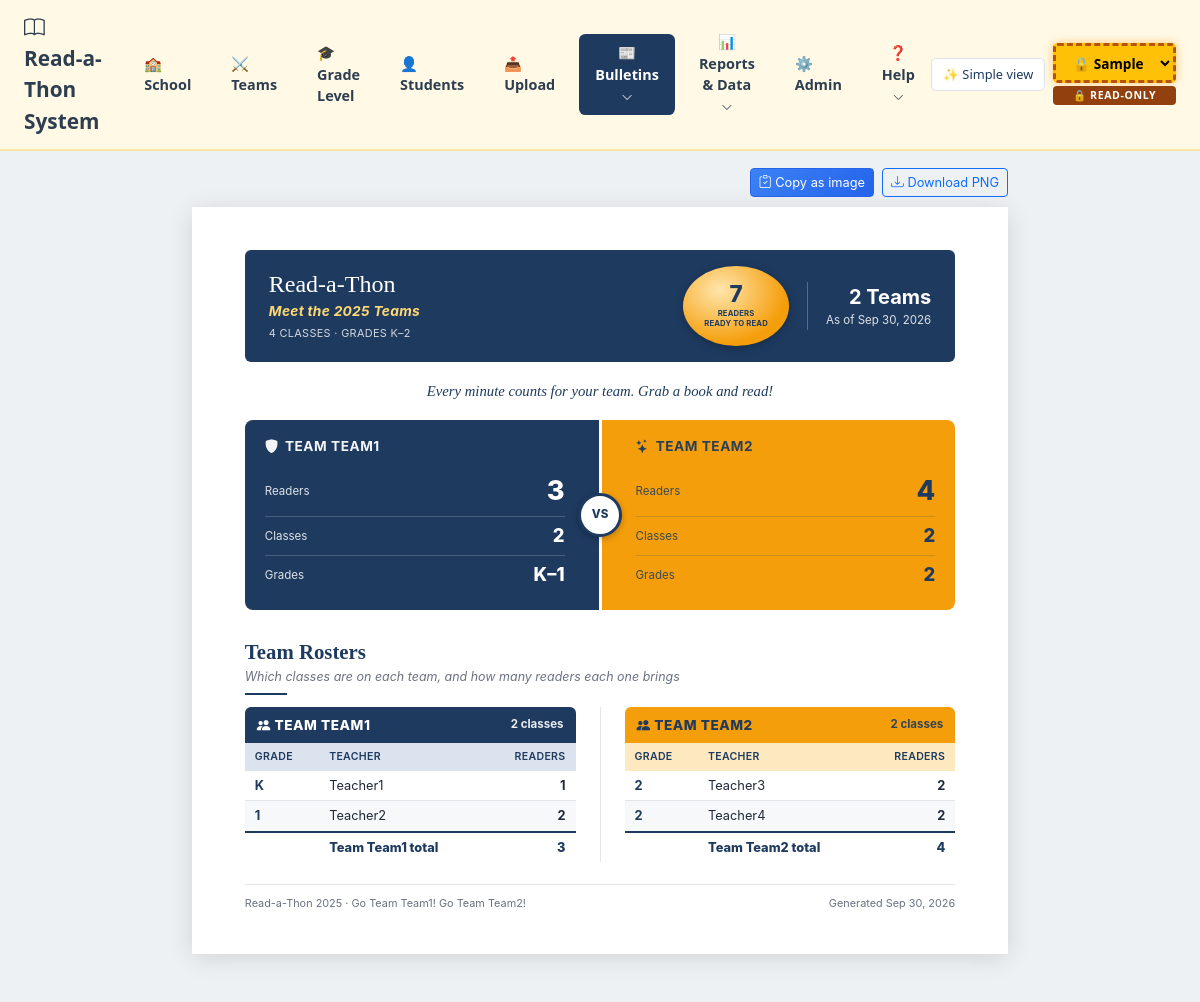
The app's page /scoreboards/teams with its own data.
### tables this page shows
CREATE TABLE Roster (
                student_name TEXT PRIMARY KEY,
                class_name TEXT NOT NULL,
                home_room TEXT NOT NULL,
                teacher_name TEXT NOT NULL,
                grade_level TEXT NOT NULL,
                team_name TEXT NOT NULL
            );

### app.py (the view)
@app.route('/scoreboards/teams')
def meet_the_teams():
    _, reports, _, _, masthead = bulletin_context()
    return render_template('meet_the_teams.html', environment=get_current_db_label(),
                           masthead=masthead, board=scoreboards.build_meet_the_teams(reports))

### app.py (called while the page is built)
def get_database(db_id: int):
    if db_id not in database_cache:
        db_info = registry.get_database(db_id)
        if not db_info:
            raise ValueError(f"Database ID {db_id} not found in registry")
        db_path = f"db/{db_info['db_filename']}"
        database_cache[db_id] = ReadathonDB(db_path)
    return database_cache[db_id]

def current_db_id():
    db_id = session.get('active_database_id')
    if db_id is not None and registry.get_database(db_id):
        return db_id
    session.pop('active_database_id', None)
    return DEFAULT_DATABASE_ID

def get_current_db():
    return get_database(current_db_id())

def get_current_reports():
    return ReportGenerator(get_current_db())

def is_sample_db_info(db_info):
    return 'sample' in db_info['display_name'].lower() or 'sample' in db_info['db_filename'].lower()

def get_current_db_label():
    db_info = registry.get_database(current_db_id())
    return db_info['display_name'] if db_info else 'unknown'

def get_editable_database():
    db_id = registry.get_editable_database_id()
    return registry.get_database(db_id) if db_id else None

def current_db_is_editable():
    return registry.get_editable_database_id() == current_db_id()

@app.context_processor
def inject_database_info():
    db_info = registry.get_database(current_db_id())
    return {
        'current_database': db_info,
        'is_sample_database': bool(db_info) and is_sample_db_info(db_info),
        'is_read_only_database': not current_db_is_editable(),
        'editable_database': get_editable_database(),
        'simple_view': VIEW_MODE == 'simple'
    }

def int_arg(name, default=None):
    value = request.args.get(name, '')
    return int(value) if value.isdigit() and int(value) > 0 else default

def bulletin_context():
    db_info = registry.get_database(current_db_id())
    reports = get_current_reports()
    settings = registry.get_settings()
    calendar = scoreboards.contest_calendar(reports.db, int_arg('day'), int(settings['contest_days']))
    year = scoreboards.event_year(db_info, calendar)
    return db_info, reports, calendar, year, scoreboards.masthead(settings, year, calendar)

### database.py (called while the page is built)
    def get_settings(self) -> Dict[str, str]:
        settings = dict(self.SETTING_DEFAULTS)
        for row in self.conn.execute(SELECT_APP_SETTINGS).fetchall():
            if row['setting_key'] in self.SETTING_DEFAULTS:
                settings[row['setting_key']] = row['setting_value']
        return settings

### templates/meet_the_teams.html (shortened to what this page needs)
{% extends "base.html" %}
{% import "_scoreboard_macros.html" as sb %}
{% block content %}
<div class="scoreboard-page">
{{ sb.toolbar(None, can_copy=board is not none) }}
<div class="page" id="report">
{% if not board %}
    {{ sb.no_data(masthead, 'Meet the Teams', 'No roster yet',
                  'This bulletin fills in once the roster is loaded (Admin &rarr; Database Registry &rarr; Create New Database).') }}
{% else %}
    <div class="masthead">
        <div class="mh-title">
            <h1>{{ masthead.title }}</h1>
            <div class="report-name">Meet the {% if masthead.year %}{{ masthead.year }} {% endif %}Teams</div>
            <div class="subtitle">{{ board.total_classes }} classes &middot; Grades {{ board.grade_range }}</div>
        </div>
        <div class="mh-medallion">
            <div class="num">{{ '{:,}'.format(board.total_students) }}</div>
            <div class="label">Readers<br>Ready to Read</div>
        </div>
        <div class="mh-day">
            <div class="day">{% if board.teams %}{{ board.teams|length }} Teams{% else %}Teams{% endif %}</div>
            <div class="date">As of {{ masthead.generated }}</div>
        </div>
    </div>
    <p class="tagline">Every minute counts for your team. Grab a book and read!</p>
    {% if board.teams %}
    <div class="scoreboard" id="teams-scoreboard">
        {% for team in board.teams %}
        <div class="score-panel {{ team.css }}">
            <div class="team-label"><i class="bi {{ team.icon }}"></i> {{ team.label }}</div>
            <div class="score-row"><span class="metric-label">Readers</span><span class="metric-val big">{{ '{:,}'.format(team.students) }}</span></div>
            <div class="score-row"><span class="metric-label">Classes</span><span class="metric-val">{{ team.class_count }}</span></div>
            <div class="score-row"><span class="metric-label">Grades</span><span class="metric-val">{{ team.grade_range }}</span></div>
        </div>
        {% endfor %}
        <div class="vs-badge">VS</div>
    </div>
    <div class="section">
        <div class="section-header-v3">
            <span class="cat">Team Rosters</span>
            <span class="desc">Which classes are on each team, and how many readers each one brings</span>
            <div class="rule"></div>
        </div>
        <div class="twin-cols">
            {% for team in board.teams %}
            <div>
                <div class="roster-head {{ team.css }}"><span><i class="bi bi-people-fill"></i> {{ team.label }}</span><span class="count">{{ team.class_count }} class{{ 'es' if team.class_count != 1 }}</span></div>
                <table class="report-table roster-{{ 'blue' if team.css == 'team-blue' else 'gold' }}" id="roster-{{ team.team_name }}">
                    <thead><tr><th>Grade</th><th>Teacher</th><th class="num-col">Readers</th></tr></thead>
                    <tbody>
                        {% for c in team.classes %}
                        <tr><td class="grade-cell">{{ c.grade }}</td><td>{{ c.class_label }}</td><td class="num-col">{{ c.students }}</td></tr>
                        {% endfor %}
                        <tr class="total-row"><td></td><td>{{ team.label }} total</td><td class="num-col">{{ '{:,}'.format(team.students) }}</td></tr>
                    </tbody>
                </table>
            </div>
            {% endfor %}
        </div>
    </div>
    {% else %}
    <div class="section">
        <p class="empty-note">The team matchup needs exactly two teams in the roster.</p>
    </div>
    {% endif %}
    <div class="report-footer">
        <span>Read-a-Thon {{ masthead.year }}{% if board.teams %} &middot; {% for team in board.teams %}Go {{ team.label }}! {% endfor %}{% endif %}</span>
        <span>Generated {{ masthead.generated }}</span>
    </div>
{% endif %}
</div>
</div>
{% endblock %}

### templates/base.html (shortened to what this page needs)
<!DOCTYPE html>
<html lang="en">
<head>
    <link href="https://cdn.jsdelivr.net/npm/bootstrap@5.3.0/dist/css/bootstrap.min.css" rel="stylesheet">
    <link rel="stylesheet" href="https://cdn.jsdelivr.net/npm/bootstrap-icons@1.10.0/font/bootstrap-icons.css">
</head>
<body class="{{ ['simple-view' if simple_view, 'read-only-db' if is_read_only_database] | select | join(' ') }}">
    <div class="{{ ['top-nav', 'read-only-mode' if is_read_only_database, 'sample-mode' if is_sample_database] | select | join(' ') }}">
        <div class="d-flex align-items-center justify-content-between">
            <div class="d-flex align-items-center">
                <a href="/" class="brand">
                    <i class="bi bi-book"></i> Read-a-Thon System
                </a>
                <div class="nav-links ms-4">
                    {% if not simple_view %}
                    <a href="/school" class="nav-link-item {% if request.path == '/' or request.path == '/school' %}active{% endif %}">🏫 School</a>
                    <a href="/teams" class="nav-link-item {% if request.path == '/teams' %}active{% endif %}">⚔️ Teams</a>
                    <a href="/classes" class="nav-link-item {% if request.path == '/classes' %}active{% endif %}">🎓 Grade Level</a>
                    <a href="/students" class="nav-link-item {% if request.path == '/students' %}active{% endif %}">👤 Students</a>
                    {% endif %}
                    <a href="/upload" class="nav-link-item {% if request.path == '/upload' %}active{% endif %}">📤 Upload</a>
                    <div class="nav-dropdown">
                        <button class="nav-link-item {% if request.path.startswith('/scoreboards') %}active{% endif %}" onclick="toggleNavDropdown('scoreboardsDropdown')">
                            📰 Bulletins <i class="bi bi-chevron-down" style="font-size: 0.7rem;"></i>
                        </button>
                    </div>
                    {% if not simple_view %}
                    <div class="nav-dropdown">
                        <button class="nav-link-item {% if request.path in ['/reports', '/workflows'] %}active{% endif %}" onclick="toggleNavDropdown('reportsDropdown')">
                            📊 Reports & Data <i class="bi bi-chevron-down" style="font-size: 0.7rem;"></i>
                        </button>
                    </div>
                    <a href="/admin" class="nav-link-item {% if request.path == '/admin' %}active{% endif %}">⚙️ Admin</a>
                    {% endif %}
                    <div class="nav-dropdown">
                        <button class="nav-link-item {% if request.path in ['/help', '/help/claude', '/help/requirements', '/help/installation', '/help/handoff'] %}active{% endif %}" onclick="toggleNavDropdown('helpDropdown')">
                            ❓ Help <i class="bi bi-chevron-down" style="font-size: 0.7rem;"></i>
                        </button>
                    </div>
                </div>
            </div>
            <div class="d-flex align-items-center gap-2">
                {% if simple_view %}
                <button class="view-toggle" id="viewToggle" onclick="setViewMode('full')" title="Show every page (dashboards, reports, admin)">☰ Full view</button>
                {% else %}
                <button class="view-toggle" id="viewToggle" onclick="setViewMode('simple')" title="Show only Upload, Bulletins and Help">✨ Simple view</button>
                {% endif %}
                <div class="db-stack">
                    <select class="env-selector {{ 'read-only' if is_read_only_database else 'editable' }}" id="databaseSelector" onchange="switchDatabase()"
                            title="{{ 'Read-only database' if is_read_only_database else 'Editable database: uploads and deletes happen here' }}">
                    </select>
                    {% if is_read_only_database %}
                    <span class="db-read-only-label" id="dbReadOnlyLabel"
                          title="{{ 'To upload or delete, switch to ' ~ editable_database.display_name if editable_database else 'No database is editable - choose one in Admin → Database Registry' }}">🔒 READ-ONLY</span>
                    {% endif %}
                </div>
            </div>
        </div>
    </div>
    <div class="container-fluid mt-4">
        {% block content %}{% endblock %}
    </div>
</body>
</html>

### templates/_scoreboard_macros.html (shortened to what this page needs)
{% macro toolbar(calendar, can_copy=None) %}
<div class="toolbar">
    {% set show_copy = (calendar and calendar.options) if can_copy is none else can_copy %}
    {% if show_copy %}
    <button id="copy-btn" class="btn btn-sm btn-primary"><i class="bi bi-clipboard-check"></i> Copy as image</button>
    <button id="download-btn" class="btn btn-sm btn-outline-primary"><i class="bi bi-download"></i> Download PNG</button>
    {% endif %}
</div>
{% endmacro %}

### templates/base.html (style rules this page uses)
.top-nav { background: white; border-bottom: 2px solid #e0e0e0; padding: 0.75rem 1.5rem; box-shadow: 0 2px 4px rgba(0,0,0,0.08); }
.top-nav.read-only-mode { background: #e9ecef; border-bottom: 3px solid #6c757d; }
.top-nav.sample-mode { background: #fff9e6; border-bottom: 2px solid #ffe4a3; }
.brand { font-size: 1.3rem; font-weight: 700; color: #2c3e50; text-decoration: none; }
.nav-links { display: flex; gap: 0.5rem; align-items: center; }
.nav-link-item { padding: 0.5rem 1rem; border-radius: 0.4rem; font-weight: 600; font-size: 0.9rem; color: #2c3e50; text-decoration: none; transition: all 0.2s ease; border: none; background: transparent; cursor: pointer; }
.nav-link-item.active { background: #1e3a5f; color: white; }
.nav-dropdown { position: relative; }
.env-selector { font-size: 0.85rem; padding: 0.4rem 0.8rem; border-radius: 0.3rem; border: 1px solid #dee2e6; transition: all 0.3s ease; }
.view-toggle { font-size: 0.8rem; padding: 0.35rem 0.7rem; border-radius: 0.3rem; border: 1px solid #dee2e6; background: white; color: #1e3a5f; white-space: nowrap; }
.env-selector.read-only { border: 2px dashed #6c757d; color: #495057; }
.db-stack { display: flex; flex-direction: column; align-items: stretch; gap: 3px; }
.db-read-only-label { font-size: 0.66rem; font-weight: 700; letter-spacing: 0.06em; text-align: center; color: white; background: #495057; border-radius: 0.25rem; padding: 0.1rem 0.4rem; white-space: nowrap; cursor: help; }
.sample-mode .db-read-only-label { background: #92400e; }
.sample-mode .env-selector { background: #ffc107; border: 3px solid #ff9800; color: #000; font-weight: 700; box-shadow: 0 0 8px rgba(255, 152, 0, 0.5); }
.sample-mode .env-selector.read-only { border: 3px dashed #b45309; }
.report-table { font-size: 0.9rem; }
.table thead th, .report-table thead th { background-color: #1e3a5f !important; color: white !important; }
.btn-primary, .btn-success, .btn-info { background: linear-gradient(135deg, #3b82f6 0%, #2563eb 100%) !important; border-color: #2563eb !important; color: white !important; }

### records on screen
Roster: grade "K", class_label "Teacher1", students "1"

### other values on screen
{{ masthead.title }} "Read-a-Thon"
{{ masthead.year }} "2025"
{{ board.total_classes }} "4"
{{ board.grade_range }} "K–2"
{{ '{:,}'.format(board.total_students) }} "7"
{{ board.teams|length }} "2"
{{ masthead.generated }} "Sep 30, 2026"
{{ team.label }} "TEAM TEAM1" "TEAM TEAM2"
{{ '{:,}'.format(team.students) }} "3" "4"
{{ team.class_count }} "2" "2"
{{ team.grade_range }} "K–1" "2"
{{ 'es' if team.class_count != 1 }} "es" "es"
{{ c.grade }} "1" "2" "2"
{{ c.class_label }} "Teacher2" "Teacher3" "Teacher4"
{{ c.students }} "2" "2" "2"
